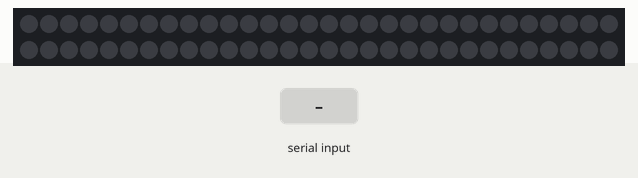
The sketch below on a simulated Arduino Uno, built with avr-gcc and run on an emulated ATmega328P. On the bench: 60 RGB LEDs in strip order, left to right, continuing on the next row. The test bench sets the inputs (shaded band). Dim RGB values are drawn brighter than linear.

Above: at 1.2 s.
1.3 s: "X" received over Serial
At 2.5 s:
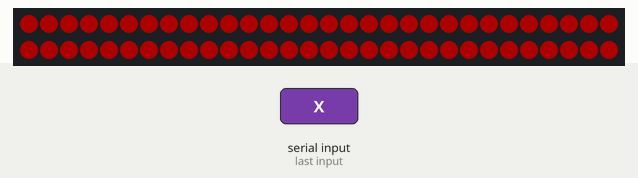
2.8 s: "O" received over Serial
At 3.7 s:
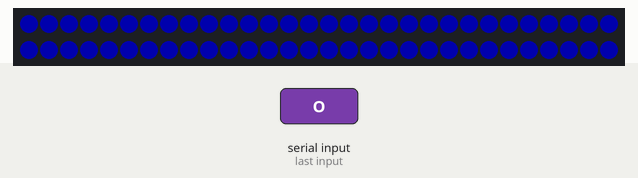
4.3 s: "W" received over Serial
At 4.8 s:
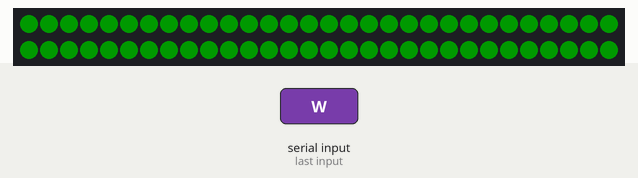
Timing chart, 0 to 7.3 s (numbered marks = the images above; inputs shaded):
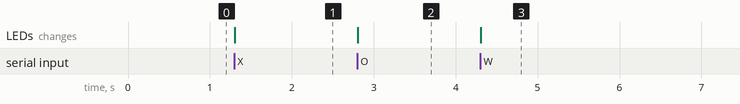

The sketch:

tic.ino.ino
```cpp
#include <FastLED.h>

#define NUM_LEDS 60  // Number of LEDs in the strip
#define DATA_PIN 6   // Pin connected to the data line of the LED strip

CRGB leds[NUM_LEDS];

void setup() {
  Serial.begin(9600);
  FastLED.addLeds<NEOPIXEL, DATA_PIN>(leds, NUM_LEDS);
  FastLED.setBrightness(50);  // Set brightness to 50 (range is 0-255)
}

void loop() {
  if (Serial.available() > 0) {
    char received = Serial.read();
    if (received == 'X') {
      fill_solid(leds, NUM_LEDS, CRGB::Red);  // Set all LEDs to red
    } else if (received == 'O') {
      fill_solid(leds, NUM_LEDS, CRGB::Blue);  // Set all LEDs to blue
    } else if (received == 'W') {
      fill_solid(leds, NUM_LEDS, CRGB::Green);  // Set all LEDs to green for X win
    } else if (received == 'L') {
      fill_solid(leds, NUM_LEDS, CRGB::Green);  // Set all LEDs to green for O win
    }
    FastLED.show();
  }
}
```

Measured:
- after the input at 1.3 s, the LEDs: change at once (image 1)
- after the input at 2.8 s, the LEDs: change at once (image 2)
- after the input at 4.3 s, the LEDs: change at once (image 3)
